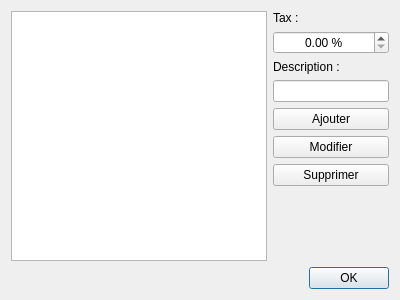
<?xml version="1.0" encoding="UTF-8"?>
<ui version="4.0">
 <class>DialogTax</class>
 <widget class="QDialog" name="DialogTax">
  <property name="geometry">
   <rect>
    <x>0</x>
    <y>0</y>
    <width>400</width>
    <height>300</height>
   </rect>
  </property>
  <property name="windowTitle">
   <string>Edition des Tax</string>
  </property>
  <property name="windowIcon">
   <iconset resource="../ressources.qrc">
    <normaloff>:/app/logo</normaloff>:/app/logo</iconset>
  </property>
  <layout class="QVBoxLayout" name="verticalLayout">
   <item>
    <layout class="QHBoxLayout" name="horizontalLayout">
     <item>
      <widget class="QTableWidget" name="tableWidget"/>
     </item>
     <item>
      <layout class="QVBoxLayout" name="verticalLayout_2">
       <item>
        <widget class="QLabel" name="label">
         <property name="text">
          <string>Tax :</string>
         </property>
        </widget>
       </item>
       <item>
        <widget class="QDoubleSpinBox" name="doubleSpinBox_tax">
         <property name="minimumSize">
          <size>
           <width>100</width>
           <height>0</height>
          </size>
         </property>
         <property name="alignment">
          <set>Qt::AlignCenter</set>
         </property>
         <property name="suffix">
          <string> %</string>
         </property>
         <property name="singleStep">
          <double>0.100000000000000</double>
         </property>
        </widget>
       </item>
       <item>
        <widget class="QLabel" name="label_2">
         <property name="text">
          <string>Description :</string>
         </property>
        </widget>
       </item>
       <item>
        <widget class="QLineEdit" name="lineEdit_description">
         <property name="maxLength">
          <number>128</number>
         </property>
         <property name="clearButtonEnabled">
          <bool>true</bool>
         </property>
        </widget>
       </item>
       <item>
        <widget class="QPushButton" name="pushButton_add">
         <property name="text">
          <string>Ajouter</string>
         </property>
         <property name="icon">
          <iconset resource="../ressources.qrc">
           <normaloff>:/app/insert</normaloff>:/app/insert</iconset>
         </property>
        </widget>
       </item>
       <item>
        <widget class="QPushButton" name="pushButton_edit">
         <property name="text">
          <string>Modifier</string>
         </property>
         <property name="icon">
          <iconset resource="../ressources.qrc">
           <normaloff>:/app/Edit</normaloff>:/app/Edit</iconset>
         </property>
        </widget>
       </item>
       <item>
        <widget class="QPushButton" name="pushButton_del">
         <property name="text">
          <string>Supprimer</string>
         </property>
         <property name="icon">
          <iconset resource="../ressources.qrc">
           <normaloff>:/app/remove</normaloff>:/app/remove</iconset>
         </property>
        </widget>
       </item>
       <item>
        <spacer name="verticalSpacer">
         <property name="orientation">
          <enum>Qt::Vertical</enum>
         </property>
         <property name="sizeHint" stdset="0">
          <size>
           <width>20</width>
           <height>40</height>
          </size>
         </property>
        </spacer>
       </item>
      </layout>
     </item>
    </layout>
   </item>
   <item>
    <widget class="QDialogButtonBox" name="buttonBox">
     <property name="orientation">
      <enum>Qt::Horizontal</enum>
     </property>
     <property name="standardButtons">
      <set>QDialogButtonBox::Ok</set>
     </property>
    </widget>
   </item>
  </layout>
 </widget>
 <resources>
  <include location="../ressources.qrc"/>
 </resources>
 <connections>
  <connection>
   <sender>buttonBox</sender>
   <signal>accepted()</signal>
   <receiver>DialogTax</receiver>
   <slot>accept()</slot>
   <hints>
    <hint type="sourcelabel">
     <x>248</x>
     <y>254</y>
    </hint>
    <hint type="destinationlabel">
     <x>157</x>
     <y>274</y>
    </hint>
   </hints>
  </connection>
  <connection>
   <sender>buttonBox</sender>
   <signal>rejected()</signal>
   <receiver>DialogTax</receiver>
   <slot>reject()</slot>
   <hints>
    <hint type="sourcelabel">
     <x>316</x>
     <y>260</y>
    </hint>
    <hint type="destinationlabel">
     <x>286</x>
     <y>274</y>
    </hint>
   </hints>
  </connection>
 </connections>
</ui>
